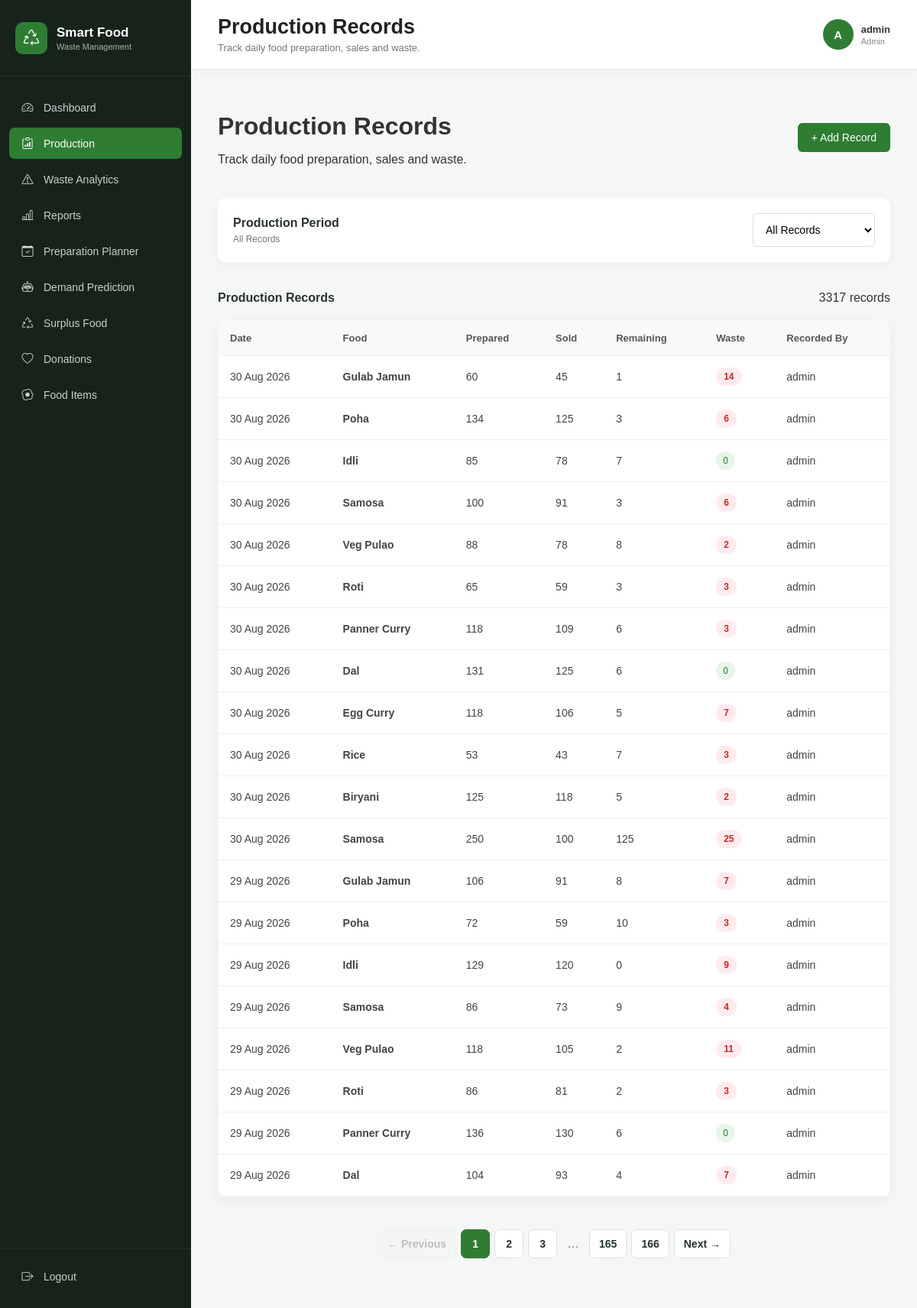
The app's page /production/ (signed in) with its own data.
### waste_management/models.py (models this page shows, shortened)
class ProductionRecord(models.Model):
    food = models.ForeignKey(
        FoodItem,
        on_delete=models.CASCADE,
        related_name='production_records'
    )
    record_date = models.DateField()
    prepared_quantity = models.PositiveIntegerField()
    sold_quantity = models.PositiveIntegerField()
    remaining_quantity = models.PositiveIntegerField(
        default=0
    )
    wasted_quantity = models.PositiveIntegerField(
        default=0
    )
    recorded_by = models.ForeignKey(
        User,
        on_delete=models.SET_NULL,
        null=True,
        related_name='production_records'
    )
    created_at = models.DateTimeField(
        auto_now_add=True
    )

class FoodItem(models.Model):
    CATEGORY_CHOICES = [
        ('Breakfast', 'Breakfast'),
        ('Main Course', 'Main Course'),
        ('Snacks', 'Snacks'),
        ('Dessert', 'Dessert'),
        ('Beverage', 'Beverage'),
        ('Other', 'Other'),
    ]
    food_name = models.CharField(
        max_length=100
    )
    category = models.CharField(
        max_length=50,
        choices=CATEGORY_CHOICES
    )
    cost_per_unit = models.DecimalField(
        max_digits=10,
        decimal_places=2,
        validators=[MinValueValidator(0)]
    )
    selling_price = models.DecimalField(
        max_digits=10,
        decimal_places=2,
        validators=[MinValueValidator(0)]
    )
    is_available = models.BooleanField(
        default=True
    )
    created_at = models.DateTimeField(
        auto_now_add=True
    )
    updated_at = models.DateTimeField(
        auto_now=True
    )

### waste_management/views.py (the view, shortened to what this page needs)
@login_required
def production_list(request):
    if not (
        request.user.groups.filter(
            name="Admin"
        ).exists()
        or
        request.user.groups.filter(
            name="Staff"
        ).exists()
    ):
        return redirect("dashboard")
    today = date.today()
    filter_type = request.GET.get(
        "filter",
        "all"
    )
    start_date = None
    end_date = None
    if filter_type == "today":
        start_date = today
        end_date = today
    elif filter_type == "month":
        start_date = today.replace(
            day=1
        )
        end_date = today
    records = (
        ProductionRecord.objects
        .select_related(
            "food",
            "recorded_by"
        )
        .order_by(
            "-record_date",
            "-created_at"
        )
    )
    paginator = Paginator(
        records,
        20
    )
    page_number = request.GET.get(
        "page"
    )
    records_page = paginator.get_page(
        page_number
    )
    page_range = paginator.get_elided_page_range(
        number=records_page.number,
        on_each_side=2,
        on_ends=2
    )
    context = {
        "records": records_page,
        "filter_type": filter_type,
        "start_date": start_date,
        "end_date": end_date,
        "page_range": page_range,
    }
    return render(
        request,
        "waste_management/production_list.html",
        context
    )

### waste_management/templates/waste_management/production_list.html (shortened to what this page needs)
{% extends 'waste_management/base.html' %}
{% block page_title %}
  Production Records
{% endblock %}
{% block page_subtitle %}
  Track daily food preparation, sales and waste.
{% endblock %}
{% block content %}
<div class="page-header">
  <div>
    <h1>
      Production Records
    </h1>
    <p>
      Track daily food preparation, sales and waste.
    </p>
  </div>
  <a
    href="{% url 'add_production' %}"
    class="primary-btn"
  >
    + Add Record
  </a>
</div>
<div class="report-filter">
  <div>
    <h3>
      Production Period
    </h3>
    <p>
      {% if filter_type == "all" %}
        All Records
      {% endif %}
    </p>
  </div>
  <form
    method="GET"
    class="report-filter-form"
  >
    <select
      name="filter"
      class="form-control"
      onchange="this.form.submit()"
    >
      <option
        value="all"
        {% if filter_type == "all" %}selected{% endif %}
      >
        All Records
      </option>
    </select>
  </form>
</div>
<br>
<div class="panel-header">
  <h3>
    Production Records
  </h3>
  <span>
    {{ records.paginator.count }} records
  </span>
</div>
<div class="table-container">
  <table>
    <thead>
      <tr>
        <th>
          Date
        </th>
        <th>
          Food
        </th>
        <th>
          Prepared
        </th>
        <th>
          Sold
        </th>
        <th>
          Remaining
        </th>
        <th>
          Waste
        </th>
        <th>
          Recorded By
        </th>
      </tr>
    </thead>
    <tbody>
      {% for record in records %}
        <tr>
          <td>
            {{ record.record_date|date:"d M Y" }}
          </td>
          <td>
            <strong>
              {{ record.food.food_name }}
            </strong>
          </td>
          <td>
            {{ record.prepared_quantity }}
          </td>
          <td>
            {{ record.sold_quantity }}
          </td>
          <td>
            {{ record.remaining_quantity }}
          </td>
          <td>
            {% if record.wasted_quantity > 0 %}
              <span class="waste-badge">
                {{ record.wasted_quantity }}
              </span>
            {% else %}
              <span class="status-active">
                0
              </span>
            {% endif %}
          </td>
          <td>
            {{ record.recorded_by.username }}
          </td>
        </tr>
      {% endfor %}
    </tbody>
  </table>
</div>
<br>
{% if records.paginator.num_pages > 1 %}
<div class="pagination">
    {% if records.has_previous %}
        <a
            href="?page={{ records.previous_page_number }}{% if filter_type != 'all' %}&filter={{ filter_type }}{% endif %}{% if start_date %}&start_date={{ start_date|date:'Y-m-d' }}{% endif %}{% if end_date %}&end_date={{ end_date|date:'Y-m-d' }}{% endif %}"
            class="pagination-btn"
        >
            ← Previous
        </a>
    {% else %}
        <span class="pagination-btn disabled">
            ← Previous
        </span>
    {% endif %}
    {% for num in page_range %}
        {% if num == "…" %}
            <span class="pagination-ellipsis">
                …
            </span>
        {% elif num == records.number %}
            <span class="pagination-btn active">
                {{ num }}
            </span>
        {% else %}
            <a
                href="?page={{ num }}{% if filter_type != 'all' %}&filter={{ filter_type }}{% endif %}{% if start_date %}&start_date={{ start_date|date:'Y-m-d' }}{% endif %}{% if end_date %}&end_date={{ end_date|date:'Y-m-d' }}{% endif %}"
                class="pagination-btn"
            >
                {{ num }}
            </a>
        {% endif %}
    {% endfor %}
    {% if records.has_next %}
        <a
            href="?page={{ records.next_page_number }}"
            class="pagination-btn"
        >
            Next →
        </a>
    {% else %}
        <span class="pagination-btn disabled">
            Next →
        </span>
    {% endif %}
</div>
{% endif %}
{% endblock %}

### waste_management/templates/waste_management/base.html (shortened to what this page needs)
{% load static %}
<!DOCTYPE html>
<html lang="en">
  <head>
    <link rel="stylesheet" href="{% static 'css/style.css' %}" />
    <link rel="stylesheet" href="https://cdn.jsdelivr.net/npm/bootstrap-icons@1.11.3/font/bootstrap-icons.min.css" />
  </head>
  <body>
    <div class="app-layout">
      <aside class="app-sidebar">
        <div class="sidebar-brand">
          <div class="sidebar-brand-icon">
            <i class="bi bi-recycle"></i>
          </div>
          <div>
            <h2>Smart Food</h2>
            <span>Waste Management</span>
          </div>
        </div>
        <nav class="sidebar-menu">
          <a href="{% url 'dashboard' %}" class="sidebar-link {% if request.resolver_match.url_name == 'dashboard' %}active{% endif %}">
            <span class="sidebar-icon"><i class="bi bi-speedometer2"></i></span>
            <span>Dashboard</span>
          </a>
          <a href="{% url 'production_list' %}" class="sidebar-link {% if request.resolver_match.url_name == 'production_list' or request.resolver_match.url_name == 'add_production' %}active{% endif %}">
            <span class="sidebar-icon"><i class="bi bi-clipboard-data"></i></span>
            <span>Production</span>
          </a>
          <a href="{% url 'waste_dashboard' %}" class="sidebar-link {% if request.resolver_match.url_name == 'waste_dashboard' %}active{% endif %}">
            <span class="sidebar-icon"><i class="bi bi-exclamation-triangle"></i></span>
            <span>Waste Analytics</span>
          </a>
          <a href="{% url 'reports_dashboard' %}" class="sidebar-link {% if request.resolver_match.url_name == 'reports_dashboard' %}active{% endif %}">
            <span class="sidebar-icon"><i class="bi bi-bar-chart-line"></i></span>
            <span>Reports</span>
          </a>
          <a href="{% url 'preparation_planner' %}" class="sidebar-link {% if request.resolver_match.url_name == 'preparation_planner' %}active{% endif %}">
            <span class="sidebar-icon"><i class="bi bi-calendar-check"></i></span>
            <span>Preparation Planner</span>
          </a>
          <a href="{% url 'demand_prediction' %}" class="sidebar-link {% if request.resolver_match.url_name == 'demand_prediction' %}active{% endif %}">
            <span class="sidebar-icon"><i class="bi bi-robot"></i></span>
            <span>Demand Prediction</span>
          </a>
          <a href="{% url 'surplus_list' %}" class="sidebar-link {% if request.resolver_match.url_name == 'surplus_list' or request.resolver_match.url_name == 'add_surplus' %}active{% endif %}">
            <span class="sidebar-icon"><i class="bi bi-recycle"></i></span>
            <span>Surplus Food</span>
          </a>
          <a href="{% url 'donation_list' %}" class="sidebar-link {% if request.resolver_match.url_name == 'donation_list' or request.resolver_match.url_name == 'add_donation' %}active{% endif %}">
            <span class="sidebar-icon"><i class="bi bi-heart"></i></span>
            <span>Donations</span>
          </a>
          {% if request.user.groups.all %}
            {% if request.user.groups.all.0.name == 'Admin' %}
              <a href="{% url 'food_list' %}" class="sidebar-link {% if request.resolver_match.url_name == 'food_list' or request.resolver_match.url_name == 'add_food' or request.resolver_match.url_name == 'edit_food' %}active{% endif %}">
                <span class="sidebar-icon"><i class="bi bi-egg-fried"></i></span>
                <span>Food Items</span>
              </a>
            {% endif %}
          {% endif %}
        </nav>
        <div class="sidebar-footer">
          <a href="{% url 'logout' %}" class="sidebar-link logout-link">
            <span class="sidebar-icon"><i class="bi bi-box-arrow-right"></i></span>
            <span>Logout</span>
          </a>
        </div>
      </aside>
      <main class="app-main">
        <header class="app-topbar">
          <div>
            <h1>
              {% block page_title %}{% endblock %}
            </h1>
            <p>
              {% block page_subtitle %}{% endblock %}
            </p>
          </div>
          <div class="app-user">
            <div class="app-user-avatar">{{ request.user.username|first|upper }}</div>
            <div>
              <strong>{{ request.user.username }}</strong>
              <span>
                {% if request.user.groups.all.0.name %}
                  {{ request.user.groups.all.0.name }}
                {% else %}
                  User
                {% endif %}
              </span>
            </div>
          </div>
        </header>
        <div class="app-content">
          {% block content %}
          {% endblock %}
        </div>
      </main>
    </div>
  </body>
</html>

### records on screen
ProductionRecord: record_date "30 Aug 2026", food.food_name "Gulab Jamun", prepared_quantity "60", sold_quantity "45", remaining_quantity "1", wasted_quantity "14", recorded_by.username "admin"
ProductionRecord: record_date "30 Aug 2026", food.food_name "Poha", prepared_quantity "134", sold_quantity "125", remaining_quantity "3", wasted_quantity "6", recorded_by.username "admin"
ProductionRecord: record_date "30 Aug 2026", food.food_name "Idli", prepared_quantity "85", sold_quantity "78", remaining_quantity "7", wasted_quantity "0", recorded_by.username "admin"
ProductionRecord: record_date "30 Aug 2026", food.food_name "Samosa", prepared_quantity "100", sold_quantity "91", remaining_quantity "3", wasted_quantity "6", recorded_by.username "admin"
ProductionRecord: record_date "30 Aug 2026", food.food_name "Veg Pulao", prepared_quantity "88", sold_quantity "78", remaining_quantity "8", wasted_quantity "2", recorded_by.username "admin"
ProductionRecord: record_date "30 Aug 2026", food.food_name "Roti", prepared_quantity "65", sold_quantity "59", remaining_quantity "3", wasted_quantity "3", recorded_by.username "admin"
ProductionRecord: record_date "30 Aug 2026", food.food_name "Panner Curry", prepared_quantity "118", sold_quantity "109", remaining_quantity "6", wasted_quantity "3", recorded_by.username "admin"
ProductionRecord: record_date "30 Aug 2026", food.food_name "Dal", prepared_quantity "131", sold_quantity "125", remaining_quantity "6", wasted_quantity "0", recorded_by.username "admin"
ProductionRecord: record_date "30 Aug 2026", food.food_name "Egg Curry", prepared_quantity "118", sold_quantity "106", remaining_quantity "5", wasted_quantity "7", recorded_by.username "admin"
ProductionRecord: record_date "30 Aug 2026", food.food_name "Rice", prepared_quantity "53", sold_quantity "43", remaining_quantity "7", wasted_quantity "3", recorded_by.username "admin"
ProductionRecord: record_date "30 Aug 2026", food.food_name "Biryani", prepared_quantity "125", sold_quantity "118", remaining_quantity "5", wasted_quantity "2", recorded_by.username "admin"
ProductionRecord: record_date "30 Aug 2026", food.food_name "Samosa", prepared_quantity "250", sold_quantity "100", remaining_quantity "125", wasted_quantity "25", recorded_by.username "admin"
ProductionRecord: record_date "29 Aug 2026", food.food_name "Gulab Jamun", prepared_quantity "106", sold_quantity "91", remaining_quantity "8", wasted_quantity "7", recorded_by.username "admin"
ProductionRecord: record_date "29 Aug 2026", food.food_name "Poha", prepared_quantity "72", sold_quantity "59", remaining_quantity "10", wasted_quantity "3", recorded_by.username "admin"
ProductionRecord: record_date "29 Aug 2026", food.food_name "Idli", prepared_quantity "129", sold_quantity "120", remaining_quantity "0", wasted_quantity "9", recorded_by.username "admin"
ProductionRecord: record_date "29 Aug 2026", food.food_name "Samosa", prepared_quantity "86", sold_quantity "73", remaining_quantity "9", wasted_quantity "4", recorded_by.username "admin"
ProductionRecord: record_date "29 Aug 2026", food.food_name "Veg Pulao", prepared_quantity "118", sold_quantity "105", remaining_quantity "2", wasted_quantity "11", recorded_by.username "admin"
ProductionRecord: record_date "29 Aug 2026", food.food_name "Roti", prepared_quantity "86", sold_quantity "81", remaining_quantity "2", wasted_quantity "3", recorded_by.username "admin"
ProductionRecord: record_date "29 Aug 2026", food.food_name "Panner Curry", prepared_quantity "136", sold_quantity "130", remaining_quantity "6", wasted_quantity "0", recorded_by.username "admin"
ProductionRecord: record_date "29 Aug 2026", food.food_name "Dal", prepared_quantity "104", sold_quantity "93", remaining_quantity "4", wasted_quantity "7", recorded_by.username "admin"

### other values on screen
{{ request.user.username|first|upper }} "A"
{{ request.user.username }} "admin"
{{ request.user.groups.all.0.name }} "Admin"
{{ records.paginator.count }} "3317"
{{ num }} "1"
{{ num }} "2" "3" "165" "166"
